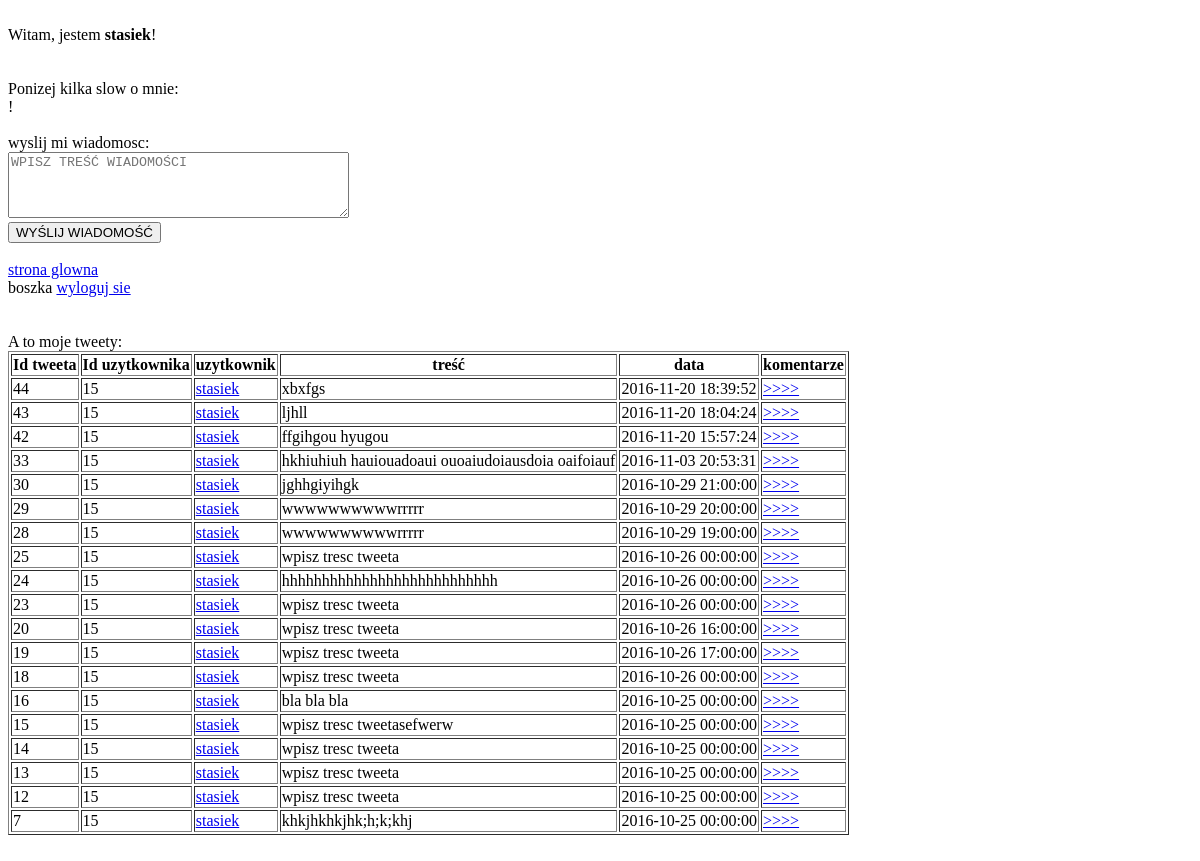
The page /UserTweets.php?userId=15 (signed in) on the database as committed earlier.
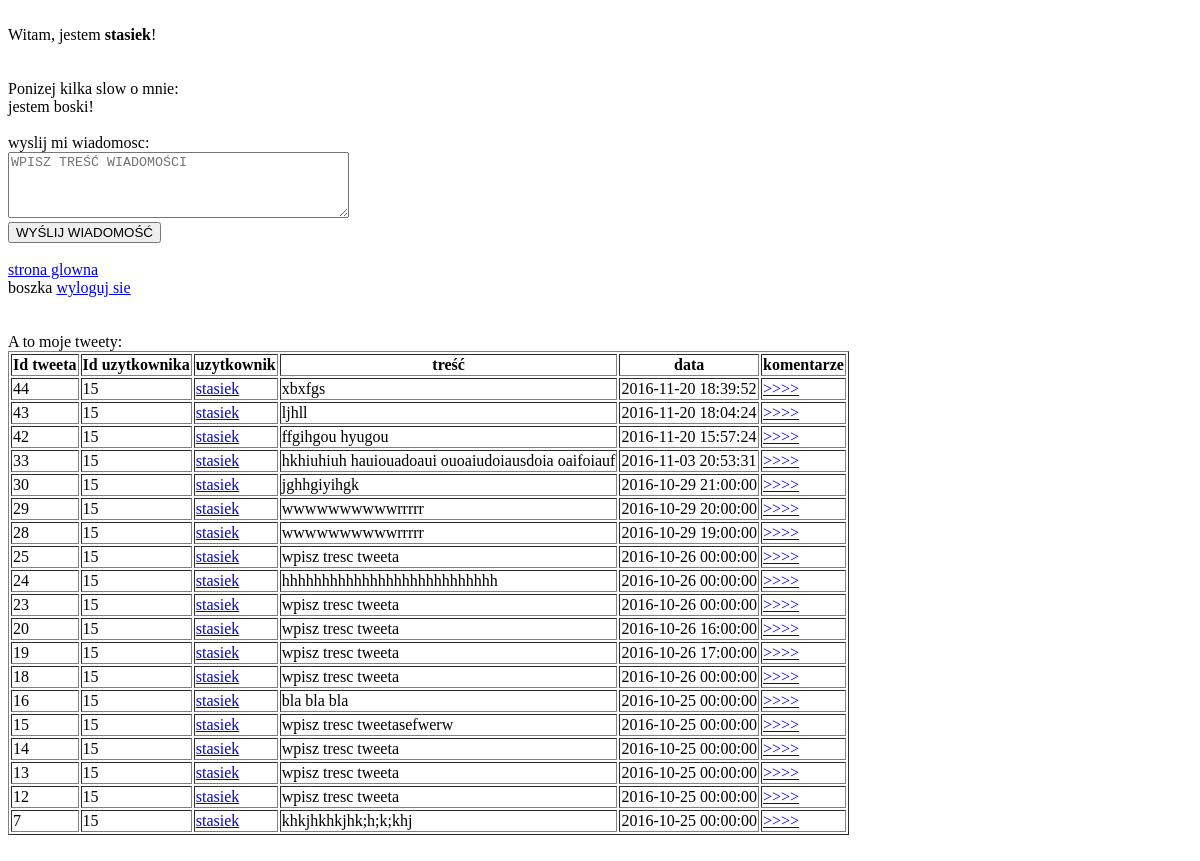
The same page on the database as committed later.
### tables this page shows
CREATE TABLE IF NOT EXISTS `User` (
  `id` int(11) NOT NULL AUTO_INCREMENT,
  `username` varchar(255) DEFAULT NULL,
  `hashedPassword` varchar(255) DEFAULT NULL,
  `email` varchar(255) DEFAULT NULL,
  `information` varchar(225) NOT NULL,
  PRIMARY KEY (`id`),
  UNIQUE KEY `email` (`email`)
);

CREATE TABLE IF NOT EXISTS `Tweet` (
  `id` int(11) NOT NULL AUTO_INCREMENT,
  `userId` int(11) DEFAULT NULL,
  `text` varchar(255) DEFAULT NULL,
  `creationDate` datetime DEFAULT NULL,
  PRIMARY KEY (`id`),
  KEY `userId` (`userId`)
);

### src/User.php (called while the page is built, shortened)
<?php
class User {
    private $username;
    private $information;
    public function __construct() {
        $this->username = "";
        $this->information = "";
    }
    public function getUsername() {
        return $this->username;
    }
    public function getInformation() {
        return $this->information;
    }
    static public function loadUserById(mysqli $connection, $id) {
        $sql = "SELECT * FROM User WHERE id=$id";
        $result = $connection->query($sql);
        if ($result == true && $result->num_rows == 1) {
            $row = $result->fetch_assoc();
            $loadedUser = new User();
            $loadedUser->id = $row['id'];
            $loadedUser->username = $row['username'];
            $loadedUser->hashedPassword = $row['hashedPassword'];
            $loadedUser->email = $row['email'];
            $loadedUser->information = $row['information'];
            return $loadedUser;
        }
        return null;
    }
}

### src/Tweet.php (called while the page is built, shortened)
<?php
class Tweet {
    private $id;
    private $userId;
    private $text;
    private $creationDate;
    private $username;
    public function __construct() {
        $this->id = -1;
        $this->userId = "";
        $this->text = "";
        $this->creationDate = "";
    }
    public function getId() {
        return $this->id;
    }
    public function getUserId() {
        return $this->userId;
    }
    public function getText() {
        return $this->text;
    }
    public function getCreationDate() {
        return $this->creationDate;
    }
    public function getUsername() {
        return $this->username;
    }
    static public function loadAllTweetsByUserId(mysqli $connection, $userId) {
        $sql = "SELECT Tweet.*, User.username FROM Tweet, User WHERE Tweet.userId = User.id AND userId=$userId order by Tweet.id desc";
        $ret = [];
        $result = $connection->query($sql);
        if ($result == true && $result->num_rows != 0) {
            foreach ($result as $row) {
                $loadedTweetByUserId = new Tweet();
                $loadedTweetByUserId->id = $row['id'];
                $loadedTweetByUserId->userId = $row['userId'];
                $loadedTweetByUserId->text = $row['text'];
                $loadedTweetByUserId->creationDate = $row['creationDate'];
                $loadedTweetByUserId->username = $row['username'];
                $ret[] = $loadedTweetByUserId;
            }
        }
        return $ret;
    }
}

### UserTweets.php (the view, shortened to what this page needs)
<!DOCTYPE html>
<html>
    <head>
    </head>
    <body>
        <?php
        require_once 'src/connection.php';
        require_once 'src/Tweet.php';
        require_once 'src/User.php';
        $loadedUser = User::loadUserById($conn, $_GET['userId']);
        $activeUser = User::loadUserById($conn, $_SESSION['loggedUserId']);
        echo '<br>';
        echo 'Witam, jestem <b>' . $loadedUser->getUsername() . '</b>!<br>';
        echo '<br>';
        echo '<br>';
        echo 'Ponizej kilka slow o mnie:<br> ' . $loadedUser->getInformation() . '!<br>';
        echo '<br>';
        echo 'wyslij mi wiadomosc:';
        echo '<br>';
        ?>
        <form method="POST" action="#">
            <textarea name="message" cols="40" rows="4" placeholder="WPISZ TREŚĆ WIADOMOŚCI"></textarea><br>
            <input type="submit" name="submit" value="WYŚLIJ WIADOMOŚĆ"/><br><br>
        </form>
        <?php
        echo '<a href="index.php">strona glowna</a>';
        echo '<br>';
        echo '' . $activeUser->getUsername() . ' <a href="logout.php">wyloguj sie</a>';
        echo '<br>';
        echo '<br>';
        echo '<br>';
        echo 'A to moje tweety:';
        echo '<br>';
        $loadedTweetsByUserId = Tweet::loadAllTweetsByUserId($conn, $_GET['userId']);
        echo'<table border = 1>';
        echo '<tr><th>Id tweeta</th><th>Id uzytkownika</th><th>uzytkownik</th><th>treść</th><th>data</th><th>komentarze</th></tr>';
        foreach ($loadedTweetsByUserId as $tweet) {
            echo '<tr>';
            echo '<td>' . $tweet->getId() . '</td>';
            echo '<td>' . $tweet->getUserId() . '</td>';
            echo '<td><a href=UserTweets.php?userId=' . $tweet->getUserId() . '>' . $tweet->getUsername() . '</a></td>';
            echo '<td>' . $tweet->getText() . '</td>';
            echo '<td>' . $tweet->getCreationDate() . '</td>';
            echo '<td><a href=Comments.php?tweetId=' . $tweet->getId() . '>' . '>>>>' . '<a\></td>';
            echo '</tr>';
        }
        echo'</table>';
        echo '<br>';
        ?>
    </body>
</html>

Rows that differ between the two databases and show on the page:
changed user "stasiek": information (not shown) → "jestem boski"
